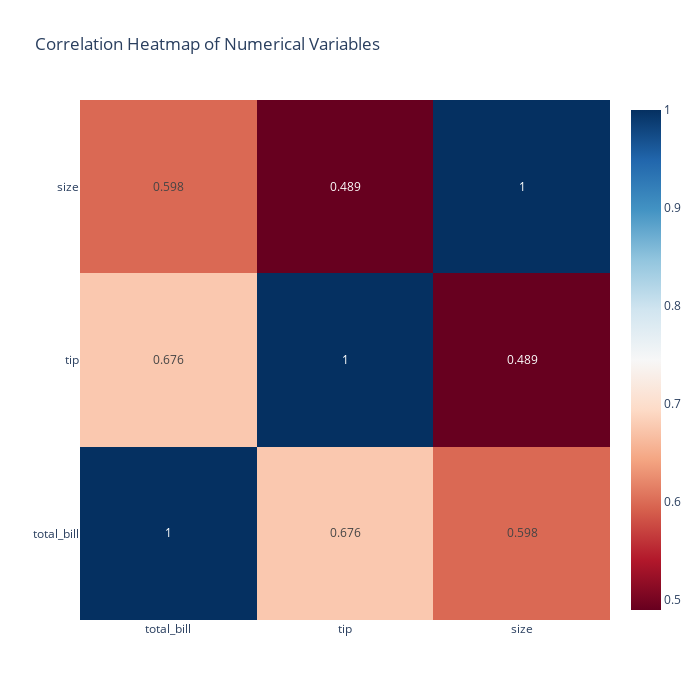

The notebook cell saved with this chart:
### Markdown cell above
## Relationship Analysis
Analyzing correlations and relationships between numerical variables.

### Code cell
# Correlation analysis
correlation_matrix = df[['total_bill', 'tip', 'size']].corr()

# Heatmap using plotly
fig = go.Figure(data=go.Heatmap(
    z=correlation_matrix,
    x=correlation_matrix.columns,
    y=correlation_matrix.columns,
    text=correlation_matrix.round(3),
    texttemplate='%{text}',
    textfont={"size": 12},
    colorscale='RdBu'))

fig.update_layout(
    title='Correlation Heatmap of Numerical Variables',
    width=700,
    height=700
)
fig.show()

# Print correlation details
print("Correlation Analysis:")
print("-" * 50)
for i in correlation_matrix.columns:
    for j in correlation_matrix.columns:
        if i < j:  # avoid printing duplicate correlations
            corr = correlation_matrix.loc[i, j]
            print(f"{i} vs {j}: r = {corr:.3f}")

### Figure 1 — Plotly figure (JSON) as saved in the notebook; plotly's stock layout.template omitted (floating-point values rounded to 4 significant figures)
{"data": [{"colorscale": [[0, "rgb(103,0,31)"], [0.1, "rgb(178,24,43)"], [0.2, "rgb(214,96,77)"], [0.3, "rgb(244,165,130)"], [0.4, "rgb(253,219,199)"], [0.5, "rgb(247,247,247)"], [0.6, "rgb(209,229,240)"], [0.7, "rgb(146,197,222)"], [0.8, "rgb(67,147,195)"], [0.9, "rgb(33,102,172)"], [1, "rgb(5,48,97)"]], "text": [[1.0, 0.676, 0.598], [0.676, 1.0, 0.489], [0.598, 0.489, 1.0]], "textfont": {"size": 12}, "texttemplate": "%{text}", "type": "heatmap", "x": ["total_bill", "tip", "size"], "y": ["total_bill", "tip", "size"], "z": [[1.0, 0.6757, 0.5983], [0.6757, 1.0, 0.4893], [0.5983, 0.4893, 1.0]]}], "layout": {"height": 700, "title": {"text": "Correlation Heatmap of Numerical Variables"}, "width": 700}}
